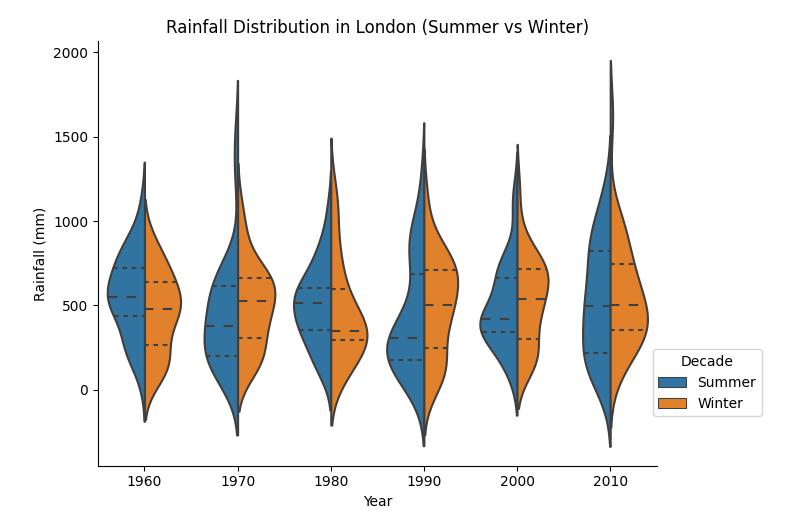

Write the Python code that produced this figure.
import pandas as pd
import seaborn as sns
import matplotlib.pyplot as plt

# Read and prepare the data
df = pd.read_csv('london_rainfall.csv')



# Melt the DataFrame to convert from wide format to long format
df_melted = df.melt(id_vars=['Year'], var_name='Month', value_name='Rainfall')

# Define the dictionary to map each month to its corresponding season
seasons = {
    'December': 'Winter', 'January': 'Winter', 'February': 'Winter',
    'March': 'Spring', 'April': 'Spring', 'May': 'Spring',
    'June': 'Summer', 'July': 'Summer', 'August': 'Summer',
    'September': 'Autumn', 'October': 'Autumn', 'November': 'Autumn'
}

# Map the 'Month' column to the corresponding season
# using the seasons dictionary
df_melted['Season'] = df_melted['Month'].map(seasons)


decades = lambda x: (x // 10) * 10
df_melted['Decade'] = df_melted['Year'].apply(decades)

# Draw a nested violinplot
sns.violinplot(data=df_melted, x='Decade',
               y='Rainfall', hue='Season',
               split=True, inner='quart',
               hue_order=['Summer','Winter'])

plt.legend(title='Decade', bbox_to_anchor=(1.20, 0.1),
           loc='lower right')


# Remove the top and right spines for better aesthetics
sns.despine()
plt.title('Rainfall Distribution in London (Summer vs Winter)')
plt.xlabel('Year')
plt.ylabel('Rainfall (mm)')

plt.tight_layout()
plt.show()

# Example5_violin_plot Summer & Winter in decades.png
